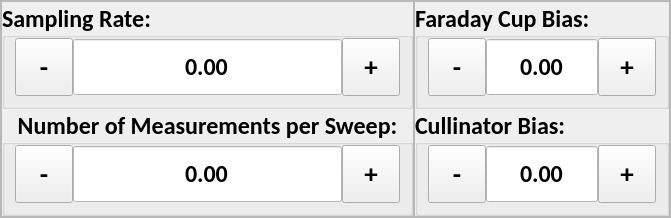
         <widget class="QFrame" name="frame_11">
          <property name="frameShape">
           <enum>QFrame::StyledPanel</enum>
          </property>
          <property name="frameShadow">
           <enum>QFrame::Raised</enum>
          </property>
          <layout class="QHBoxLayout" name="horizontalLayout_18">
           <property name="spacing">
            <number>0</number>
           </property>
           <property name="leftMargin">
            <number>0</number>
           </property>
           <property name="topMargin">
            <number>0</number>
           </property>
           <property name="rightMargin">
            <number>0</number>
           </property>
           <property name="bottomMargin">
            <number>0</number>
           </property>
           <item>
            <widget class="QFrame" name="frame_12">
             <property name="frameShape">
              <enum>QFrame::StyledPanel</enum>
             </property>
             <property name="frameShadow">
              <enum>QFrame::Raised</enum>
             </property>
             <layout class="QVBoxLayout" name="verticalLayout_13">
              <property name="spacing">
               <number>0</number>
              </property>
              <property name="leftMargin">
               <number>0</number>
              </property>
              <property name="topMargin">
               <number>0</number>
              </property>
              <property name="rightMargin">
               <number>0</number>
              </property>
              <property name="bottomMargin">
               <number>0</number>
              </property>
              <item>
               <widget class="QGroupBox" name="hea_sampling_rate_gb">
                <property name="font">
                 <font>
                  <family>Calibri</family>
                  <pointsize>18</pointsize>
                  <weight>75</weight>
                  <bold>true</bold>
                 </font>
                </property>
                <property name="styleSheet">
                 <string notr="true"/>
                </property>
                <property name="title">
                 <string>Sampling Rate:</string>
                </property>
                <property name="alignment">
                 <set>Qt::AlignLeading|Qt::AlignLeft|Qt::AlignVCenter</set>
                </property>
                <layout class="QHBoxLayout" name="horizontalLayout_19">
                 <property name="spacing">
                  <number>0</number>
                 </property>
                 <property name="leftMargin">
                  <number>10</number>
                 </property>
                 <property name="topMargin">
                  <number>0</number>
                 </property>
                 <property name="rightMargin">
                  <number>10</number>
                 </property>
                 <property name="bottomMargin">
                  <number>10</number>
                 </property>
                 <item>
                  <widget class="QToolButton" name="hea_sampling_rate_minus">
                   <property name="minimumSize">
                    <size>
                     <width>58</width>
                     <height>58</height>
                    </size>
                   </property>
                   <property name="maximumSize">
                    <size>
                     <width>58</width>
                     <height>58</height>
                    </size>
                   </property>
                   <property name="font">
                    <font>
                     <pointsize>20</pointsize>
                     <weight>75</weight>
                     <bold>true</bold>
                    </font>
                   </property>
                   <property name="text">
                    <string>-</string>
                   </property>
                  </widget>
                 </item>
                 <item>
                  <widget class="QDoubleSpinBox" name="hea_sampling_rate_input">
                   <property name="minimumSize">
                    <size>
                     <width>0</width>
                     <height>58</height>
                    </size>
                   </property>
                   <property name="maximumSize">
                    <size>
                     <width>1000</width>
                     <height>58</height>
                    </size>
                   </property>
                   <property name="font">
                    <font>
                     <family>Calibri</family>
                     <pointsize>18</pointsize>
                    </font>
                   </property>
                   <property name="focusPolicy">
                    <enum>Qt::NoFocus</enum>
                   </property>
                   <property name="layoutDirection">
                    <enum>Qt::LeftToRight</enum>
                   </property>
                   <property name="styleSheet">
                    <string notr="true">QDoubleSpinBox {
	background-color: #FFFFFF;
}</string>
                   </property>
                   <property name="alignment">
                    <set>Qt::AlignCenter</set>
                   </property>
                   <property name="readOnly">
                    <bool>true</bool>
                   </property>
                   <property name="buttonSymbols">
                    <enum>QAbstractSpinBox::NoButtons</enum>
                   </property>
                   <property name="correctionMode">
                    <enum>QAbstractSpinBox::CorrectToPreviousValue</enum>
                   </property>
                   <property name="showGroupSeparator" stdset="0">
                    <bool>false</bool>
                   </property>
                   <property name="decimals">
                    <number>2</number>
                   </property>
                   <property name="minimum">
                    <double>-10000.000000000000000</double>
                   </property>
                   <property name="maximum">
                    <double>10000.000000000000000</double>
                   </property>
                  </widget>
                 </item>
                 <item>
                  <widget class="QToolButton" name="hea_sampling_rate_plus">
                   <property name="minimumSize">
                    <size>
                     <width>58</width>
                     <height>58</height>
                    </size>
                   </property>
                   <property name="maximumSize">
                    <size>
                     <width>16777215</width>
                     <height>58</height>
                    </size>
                   </property>
                   <property name="font">
                    <font>
                     <pointsize>20</pointsize>
                     <weight>75</weight>
                     <bold>true</bold>
                    </font>
                   </property>
                   <property name="focusPolicy">
                    <enum>Qt::NoFocus</enum>
                   </property>
                   <property name="text">
                    <string>+</string>
                   </property>
                  </widget>
                 </item>
                </layout>
               </widget>
              </item>
              <item>
               <widget class="QGroupBox" name="hea_num_measurements_gb">
                <property name="font">
                 <font>
                  <family>Calibri</family>
                  <pointsize>18</pointsize>
                  <weight>75</weight>
                  <bold>true</bold>
                 </font>
                </property>
                <property name="title">
                 <string>Number of Measurements per Sweep:</string>
                </property>
                <property name="alignment">
                 <set>Qt::AlignCenter</set>
                </property>
                <layout class="QHBoxLayout" name="horizontalLayout_20">
                 <property name="spacing">
                  <number>0</number>
                 </property>
                 <property name="leftMargin">
                  <number>10</number>
                 </property>
                 <property name="topMargin">
                  <number>0</number>
                 </property>
                 <property name="rightMargin">
                  <number>10</number>
                 </property>
                 <property name="bottomMargin">
                  <number>10</number>
                 </property>
                 <item>
                  <widget class="QToolButton" name="hea_num_measurements_minus">
                   <property name="minimumSize">
                    <size>
                     <width>58</width>
                     <height>58</height>
                    </size>
                   </property>
                   <property name="maximumSize">
                    <size>
                     <width>58</width>
                     <height>58</height>
                    </size>
                   </property>
                   <property name="font">
                    <font>
                     <pointsize>20</pointsize>
                     <weight>75</weight>
                     <bold>true</bold>
                    </font>
                   </property>
                   <property name="text">
                    <string>-</string>
                   </property>
                  </widget>
                 </item>
                 <item>
                  <widget class="QDoubleSpinBox" name="hea_num_measurements_input">
                   <property name="minimumSize">
                    <size>
                     <width>0</width>
                     <height>58</height>
                    </size>
                   </property>
                   <property name="maximumSize">
                    <size>
                     <width>1000</width>
                     <height>58</height>
                    </size>
                   </property>
                   <property name="font">
                    <font>
                     <family>Calibri</family>
                     <pointsize>18</pointsize>
                    </font>
                   </property>
                   <property name="styleSheet">
                    <string notr="true">QDoubleSpinBox {
	background-color: #FFFFFF;
}</string>
                   </property>
                   <property name="alignment">
                    <set>Qt::AlignCenter</set>
                   </property>
                   <property name="readOnly">
                    <bool>true</bool>
                   </property>
                   <property name="buttonSymbols">
                    <enum>QAbstractSpinBox::NoButtons</enum>
                   </property>
                   <property name="correctionMode">
                    <enum>QAbstractSpinBox::CorrectToPreviousValue</enum>
                   </property>
                   <property name="showGroupSeparator" stdset="0">
                    <bool>false</bool>
                   </property>
                   <property name="decimals">
                    <number>2</number>
                   </property>
                   <property name="minimum">
                    <double>-10000.000000000000000</double>
                   </property>
                   <property name="maximum">
                    <double>10000.000000000000000</double>
                   </property>
                  </widget>
                 </item>
                 <item>
                  <widget class="QToolButton" name="hea_num_measurements_plus">
                   <property name="minimumSize">
                    <size>
                     <width>58</width>
                     <height>58</height>
                    </size>
                   </property>
                   <property name="maximumSize">
                    <size>
                     <width>16777215</width>
                     <height>58</height>
                    </size>
                   </property>
                   <property name="font">
                    <font>
                     <pointsize>20</pointsize>
                     <weight>75</weight>
                     <bold>true</bold>
                    </font>
                   </property>
                   <property name="focusPolicy">
                    <enum>Qt::NoFocus</enum>
                   </property>
                   <property name="text">
                    <string>+</string>
                   </property>
                  </widget>
                 </item>
                </layout>
               </widget>
              </item>
             </layout>
            </widget>
           </item>
           <item>
            <widget class="QFrame" name="frame_13">
             <property name="frameShape">
              <enum>QFrame::StyledPanel</enum>
             </property>
             <property name="frameShadow">
              <enum>QFrame::Raised</enum>
             </property>
             <layout class="QVBoxLayout" name="verticalLayout_14">
              <property name="spacing">
               <number>0</number>
              </property>
              <property name="leftMargin">
               <number>0</number>
              </property>
              <property name="topMargin">
               <number>0</number>
              </property>
              <property name="rightMargin">
               <number>0</number>
              </property>
              <property name="bottomMargin">
               <number>0</number>
              </property>
              <item>
               <widget class="QGroupBox" name="hea_faraday_cup_bias_gb">
                <property name="font">
                 <font>
                  <family>Calibri</family>
                  <pointsize>18</pointsize>
                  <weight>75</weight>
                  <bold>true</bold>
                 </font>
                </property>
                <property name="styleSheet">
                 <string notr="true"/>
                </property>
                <property name="title">
                 <string>Faraday Cup Bias:</string>
                </property>
                <property name="alignment">
                 <set>Qt::AlignLeading|Qt::AlignLeft|Qt::AlignVCenter</set>
                </property>
                <layout class="QHBoxLayout" name="horizontalLayout_21">
                 <property name="spacing">
                  <number>0</number>
                 </property>
                 <property name="leftMargin">
                  <number>10</number>
                 </property>
                 <property name="topMargin">
                  <number>0</number>
                 </property>
                 <property name="rightMargin">
                  <number>10</number>
                 </property>
                 <property name="bottomMargin">
                  <number>10</number>
                 </property>
                 <item>
                  <widget class="QToolButton" name="hea_faraday_cup_bias_minus">
                   <property name="minimumSize">
                    <size>
                     <width>58</width>
                     <height>58</height>
                    </size>
                   </property>
                   <property name="maximumSize">
                    <size>
                     <width>58</width>
                     <height>58</height>
                    </size>
                   </property>
                   <property name="font">
                    <font>
                     <pointsize>20</pointsize>
                     <weight>75</weight>
                     <bold>true</bold>
                    </font>
                   </property>
                   <property name="text">
                    <string>-</string>
                   </property>
                  </widget>
                 </item>
                 <item>
                  <widget class="QDoubleSpinBox" name="hea_faraday_cup_bias_input">
                   <property name="minimumSize">
                    <size>
                     <width>0</width>
                     <height>58</height>
                    </size>
                   </property>
                   <property name="maximumSize">
                    <size>
                     <width>1000</width>
                     <height>58</height>
                    </size>
                   </property>
                   <property name="font">
                    <font>
                     <family>Calibri</family>
                     <pointsize>18</pointsize>
                    </font>
                   </property>
                   <property name="focusPolicy">
                    <enum>Qt::NoFocus</enum>
                   </property>
                   <property name="layoutDirection">
                    <enum>Qt::LeftToRight</enum>
                   </property>
                   <property name="styleSheet">
                    <string notr="true">QDoubleSpinBox {
	background-color: #FFFFFF;
}</string>
                   </property>
                   <property name="alignment">
                    <set>Qt::AlignCenter</set>
                   </property>
                   <property name="readOnly">
                    <bool>true</bool>
                   </property>
                   <property name="buttonSymbols">
                    <enum>QAbstractSpinBox::NoButtons</enum>
                   </property>
                   <property name="correctionMode">
                    <enum>QAbstractSpinBox::CorrectToPreviousValue</enum>
                   </property>
                   <property name="showGroupSeparator" stdset="0">
                    <bool>false</bool>
                   </property>
                   <property name="decimals">
                    <number>2</number>
                   </property>
                   <property name="minimum">
                    <double>-10000.000000000000000</double>
                   </property>
                   <property name="maximum">
                    <double>10000.000000000000000</double>
                   </property>
                  </widget>
                 </item>
                 <item>
                  <widget class="QToolButton" name="hea_faraday_cup_bias_plus">
                   <property name="minimumSize">
                    <size>
                     <width>58</width>
                     <height>58</height>
                    </size>
                   </property>
                   <property name="maximumSize">
                    <size>
                     <width>16777215</width>
                     <height>58</height>
                    </size>
                   </property>
                   <property name="font">
                    <font>
                     <pointsize>20</pointsize>
                     <weight>75</weight>
                     <bold>true</bold>
                    </font>
                   </property>
                   <property name="focusPolicy">
                    <enum>Qt::NoFocus</enum>
                   </property>
                   <property name="text">
                    <string>+</string>
                   </property>
                  </widget>
                 </item>
                </layout>
               </widget>
              </item>
              <item>
               <widget class="QGroupBox" name="hea_cullinator_cup_gb">
                <property name="font">
                 <font>
                  <family>Calibri</family>
                  <pointsize>18</pointsize>
                  <weight>75</weight>
                  <bold>true</bold>
                 </font>
                </property>
                <property name="styleSheet">
                 <string notr="true"/>
                </property>
                <property name="title">
                 <string>Cullinator Bias:</string>
                </property>
                <property name="alignment">
                 <set>Qt::AlignLeading|Qt::AlignLeft|Qt::AlignVCenter</set>
                </property>
                <layout class="QHBoxLayout" name="horizontalLayout_25">
                 <property name="spacing">
                  <number>0</number>
                 </property>
                 <property name="leftMargin">
                  <number>10</number>
                 </property>
                 <property name="topMargin">
                  <number>0</number>
                 </property>
                 <property name="rightMargin">
                  <number>10</number>
                 </property>
                 <property name="bottomMargin">
                  <number>10</number>
                 </property>
                 <item>
                  <widget class="QToolButton" name="hea_cullinator_cup_minus">
                   <property name="minimumSize">
                    <size>
                     <width>58</width>
                     <height>58</height>
                    </size>
                   </property>
                   <property name="maximumSize">
                    <size>
                     <width>58</width>
                     <height>58</height>
                    </size>
                   </property>
                   <property name="font">
                    <font>
                     <pointsize>20</pointsize>
                     <weight>75</weight>
                     <bold>true</bold>
                    </font>
                   </property>
                   <property name="text">
                    <string>-</string>
                   </property>
                  </widget>
                 </item>
                 <item>
                  <widget class="QDoubleSpinBox" name="hea_cullinator_cup_input">
                   <property name="minimumSize">
                    <size>
                     <width>0</width>
                     <height>58</height>
                    </size>
                   </property>
                   <property name="maximumSize">
                    <size>
                     <width>1000</width>
                     <height>58</height>
                    </size>
                   </property>
                   <property name="font">
                    <font>
                     <family>Calibri</family>
                     <pointsize>18</pointsize>
                    </font>
                   </property>
                   <property name="focusPolicy">
                    <enum>Qt::NoFocus</enum>
                   </property>
                   <property name="layoutDirection">
                    <enum>Qt::LeftToRight</enum>
                   </property>
                   <property name="styleSheet">
                    <string notr="true">QDoubleSpinBox {
	background-color: #FFFFFF;
}</string>
                   </property>
                   <property name="alignment">
                    <set>Qt::AlignCenter</set>
                   </property>
                   <property name="readOnly">
                    <bool>true</bool>
                   </property>
                   <property name="buttonSymbols">
                    <enum>QAbstractSpinBox::NoButtons</enum>
                   </property>
                   <property name="correctionMode">
                    <enum>QAbstractSpinBox::CorrectToPreviousValue</enum>
                   </property>
                   <property name="showGroupSeparator" stdset="0">
                    <bool>false</bool>
                   </property>
                   <property name="decimals">
                    <number>2</number>
                   </property>
                   <property name="minimum">
                    <double>-10000.000000000000000</double>
                   </property>
                   <property name="maximum">
                    <double>10000.000000000000000</double>
                   </property>
                  </widget>
                 </item>
                 <item>
                  <widget class="QToolButton" name="hea_cullinator_cup_plus">
                   <property name="minimumSize">
                    <size>
                     <width>58</width>
                     <height>58</height>
                    </size>
                   </property>
                   <property name="maximumSize">
                    <size>
                     <width>16777215</width>
                     <height>58</height>
                    </size>
                   </property>
                   <property name="font">
                    <font>
                     <pointsize>20</pointsize>
                     <weight>75</weight>
                     <bold>true</bold>
                    </font>
                   </property>
                   <property name="focusPolicy">
                    <enum>Qt::NoFocus</enum>
                   </property>
                   <property name="text">
                    <string>+</string>
                   </property>
                  </widget>
                 </item>
                </layout>
               </widget>
              </item>
             </layout>
            </widget>
           </item>
          </layout>
         </widget>
